Frame 1 (no input): blank canvas, image omitted
Frame 60 (the mouse pressed at the canvas centre just before this capture): blank canvas, image omitted
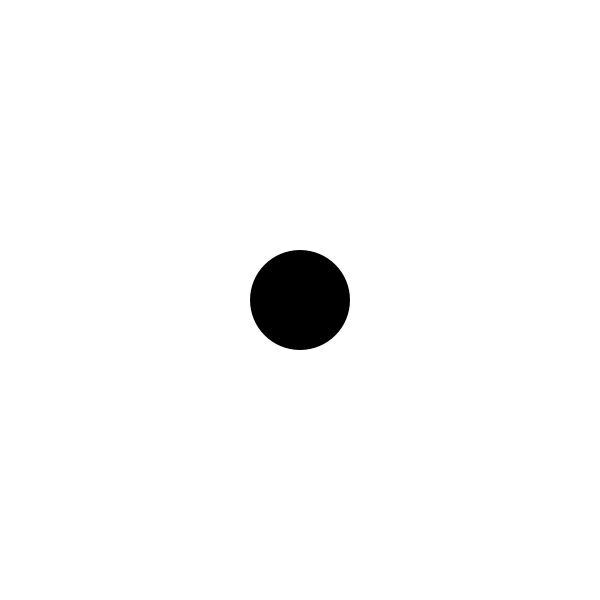
Frame 120 (the mouse held since frame 60 and released just before this capture)

The Processing sketch whose frames 1 and 60 were blank and that drew this single picture after the mouse press (run headless with seeded random() and noise(); from frame 60 on, the mouse is pressed at the canvas centre):

// Processing sketch: sketch_2
// ── sketch_2.pde
int xPos, yPos; 
int size = 100; 
boolean circleClicked = false; 
float d; 

void setup() {
  size(600, 600); 
  xPos = width/2; 
  yPos = height/2;
  noStroke();
}

void draw() {

  d = dist(mouseX, mouseY, xPos, yPos);
  if (d < size/2) {
    fill(0);
  } else {
    fill(255);
  }

  //calculate dist between the mouse and the center of the circle 

  //if the mouse is inside the circle, fill the circle black 
  //otherwise, fill the circle white

  if (circleClicked) {
    background(0);
  } else {
    background(255);
  }

  println(circleClicked); 
  ellipse(xPos, yPos, size, size);
}

void mousePressed() {
  if (d < size/2) {
    circleClicked=!circleClicked;
    // toggle the boolean from true / false if the mouse is inside of the circle
  }
}
